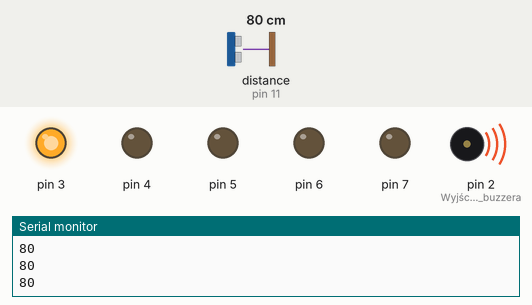
A sketch run on a simulated Arduino Uno, built with avr-gcc and run on an emulated ATmega328P. On the bench: output pins drawn as LEDs (lit = HIGH), buzzer (waves = sounding, pin HIGH), the last lines printed to the serial monitor. Wiring (inferred from the names in the program): ultrasonic range finder: trigger pin 12; echo pin 11. The test bench sets the inputs (shaded band); at power-on: distance to the obstacle (sensor on pin 11) 80 cm. The echo pulse lasts 58.3 µs per cm; pins used as bus, display or sensor lines are not drawn.

Above: at 1.2 s.
1.3 s: distance to the obstacle (sensor on pin 11) set to 66 cm
2.8 s: distance to the obstacle (sensor on pin 11) set to 56 cm
At 3.7 s:
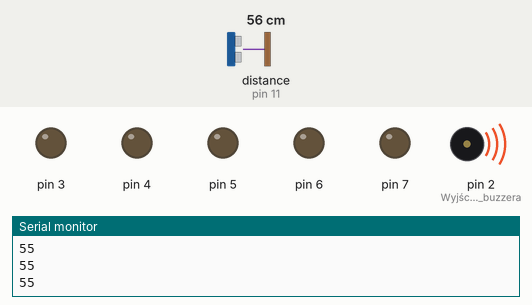
4.3 s: distance to the obstacle (sensor on pin 11) set to 2 cm
At 5.5 s:
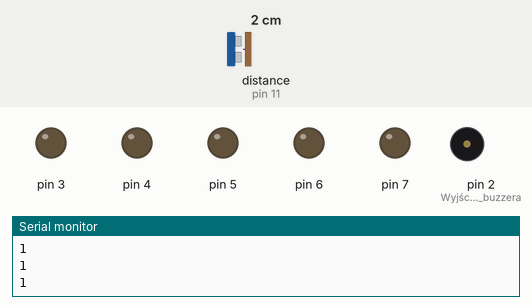
5.8 s: distance to the obstacle (sensor on pin 11) set to 120 cm
At 6.2 s:
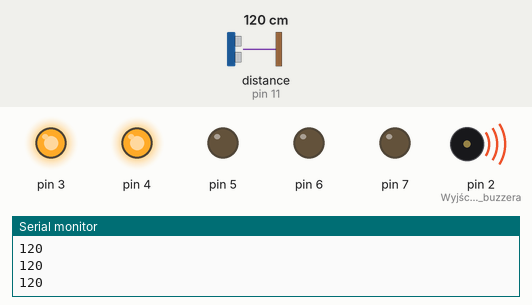
7.3 s: distance to the obstacle (sensor on pin 11) set to 125 cm
At 7.7 s:
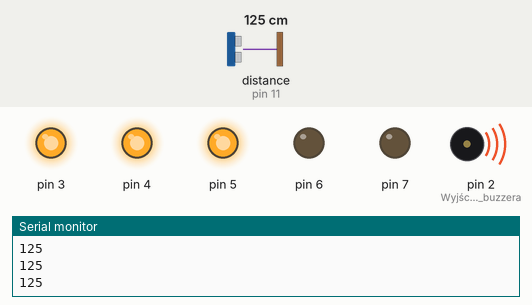
8.8 s: distance to the obstacle (sensor on pin 11) set to 4 cm
At 10.2 s:
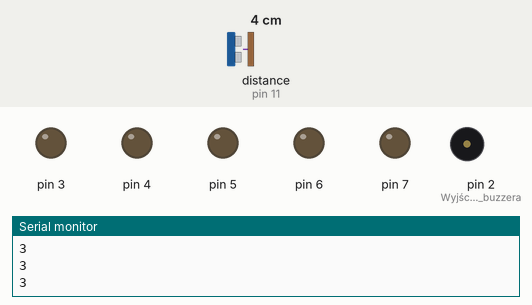
Timing chart, 0 to 11.3 s (numbered marks = the images above; inputs shaded):
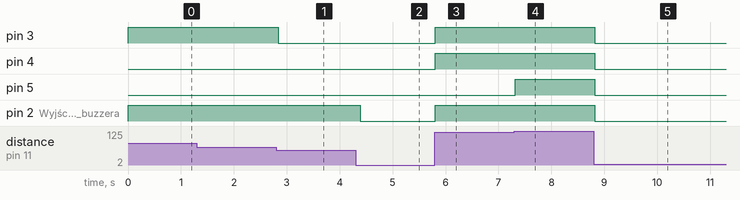

Measured:
- the behaviour switches between 61 and 60 cm on distance to the obstacle (sensor on pin 11) (found by bisection; images 0 and 1)
- the behaviour switches between 120 and 121 cm on distance to the obstacle (sensor on pin 11) (found by bisection; images 3 and 4)
- after the input at 2.8 s, pin 3: HIGH → LOW at once
- after the input at 4.3 s, pin 2 (Wyjście_dla_buzzera): HIGH → LOW after 0.09 s
- after the input at 5.8 s, pin 3, pin 4, pin 2 (Wyjście_dla_buzzera): LOW → HIGH at once
- after the input at 7.3 s, pin 5: LOW → HIGH at once
- after the input at 8.8 s, pin 3–5, pin 2 (Wyjście_dla_buzzera): HIGH → LOW at once

The sketch:

arduino9.5.ino
```cpp
#define trigPin 12
#define echoPin 11


void setup() {
  Serial.begin (9600);
  pinMode(trigPin, OUTPUT); //Pin, do którego podłączymy trig jako wyjście
  pinMode(echoPin, INPUT); //a echo, jako wejście
  pinMode(2, OUTPUT); //Wyjście dla buzzera
  for(int i = 2; i <= 7; i++)
    {
        pinMode(i,OUTPUT);
    }
}

void loop() {
    int odl = zmierzOdleglosc();
    Serial.print(odl);
    Serial.println();

    if(odl > 180)
    {
        for(int i = 2; i <=7; i++)
        {
            digitalWrite(i, HIGH);
        }
    }
    else if(odl > 150)
    {
        for(int i = 2; i <=6; i++)
        {
            digitalWrite(i, HIGH);
        }
        digitalWrite(7, LOW);
    }
    else if(odl > 120)
    {
        for(int i = 2; i <=5; i++)
        {
            digitalWrite(i, HIGH);
        }
        digitalWrite(7, LOW);
        digitalWrite(6, LOW);
    }
    else if(odl > 90)
    {
        for(int i = 2; i <=4; i++)
        {
            digitalWrite(i, HIGH);
        }
        digitalWrite(7, LOW);
        digitalWrite(6, LOW);
        digitalWrite(5, LOW);
    }
    else if(odl > 60)
    {
        for(int i = 2; i <=3; i++)
        {
            digitalWrite(i, HIGH);
        }
        digitalWrite(7, LOW);
        digitalWrite(6, LOW);
        digitalWrite(5, LOW);
        digitalWrite(4, LOW);
    }
    else if(odl > 30)
    {

        digitalWrite(2, HIGH);
        digitalWrite(7, LOW);
        digitalWrite(6, LOW);
        digitalWrite(5, LOW);
        digitalWrite(4, LOW);
        digitalWrite(3, LOW);
    }
    else {
    {
        for(int i = 2; i <=7; i++)
        {
            digitalWrite(i, LOW);
        }
    }
    }
    delay(100);
}

int zmierzOdleglosc() {
  long czas, dystans;

  digitalWrite(trigPin, LOW);
  delayMicroseconds(2);
  digitalWrite(trigPin, HIGH);
  delayMicroseconds(10);
  digitalWrite(trigPin, LOW);

  czas = pulseIn(echoPin, HIGH);
  dystans = czas / 58;


  return dystans;
}
 
```
